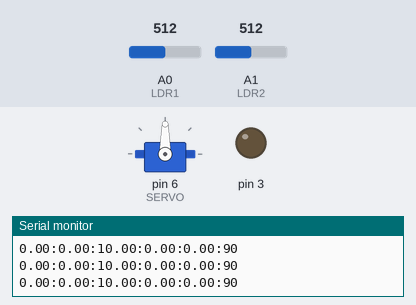
A sketch run on a simulated Arduino Uno, built with avr-gcc and run on an emulated ATmega328P. Parts: servo, output pins drawn as LEDs (lit = HIGH), the last lines printed to the serial monitor. Inputs (shaded band) come from the test bench; at power-on: A0 (LDR1) = 512, A1 (LDR2) = 512.

Above: at 1.7 s.
1.8 s: A0 (LDR1) set to 716
At 4.6 s:
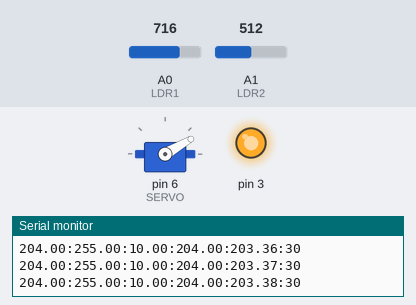
4.8 s: A1 (LDR2) set to 716
At 5.72 s:
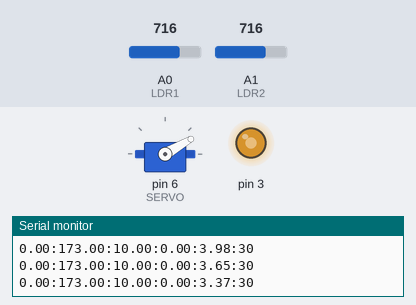
7.8 s: A1 (LDR2) set to 727
At 7.95 s:
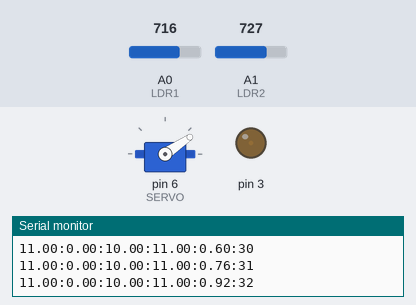
10.8 s: A0 (LDR1) set to 900
13.8 s: A1 (LDR2) set to 900
At 14.64 s:
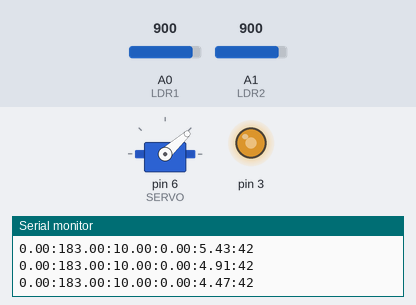
16.8 s: A1 (LDR2) set to 889
At 16.97 s:
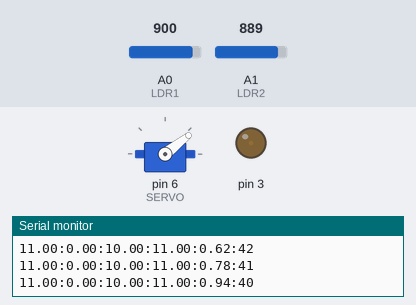
Timing chart, 0 to 20.8 s (numbered marks = the images above; inputs shaded):
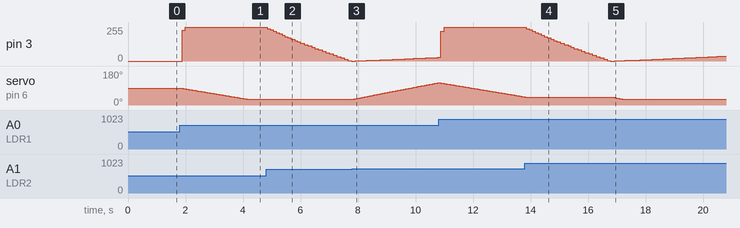

Measured:
- the behaviour switches between 726 and 727 on A1 (LDR2) (found by bisection; images 2 and 3)
- the behaviour switches between 890 and 889 on A1 (LDR2) (found by bisection; images 4 and 5)
- after the input at 1.8 s, pin 3: 0/255 → 232/255 after 0.08 s, → 255/255 0.12 s later; servo on pin 6 (SERVO): moves from 90° to 30° over 2.3 s, starting at once
- after the input at 4.8 s, pin 3: moves from 255/255 to 0/255 over 2.9 s, starting at once
- after the input at 7.8 s, pin 3: moves from 0/255 to 27/255 over 2.9 s, starting after 0.11 s; servo on pin 6 (SERVO): moves from 30° to 117° over 2.9 s, starting at once
- after the input at 13.8 s, pin 3: moves from 255/255 to 0/255 over 2.9 s, starting after 0.06 s; servo on pin 6 (SERVO): goes on until 13.8 s, then stays 42°
- after the input at 16.8 s, pin 3: moves from 0/255 to 36/255 over 3.8 s, starting after 0.12 s; servo on pin 6 (SERVO): moves from 42° to 30° over 0.37 s, starting after 0.06 s

The sketch:

maximum_power_tracking.ino
```cpp
#include <SimpleKalmanFilter.h>
#include <PID_v1.h>
#include <Servo.h>

#define SERVO 6
#define LDR1 A0
#define LDR2 A1

/////// Filter
SimpleKalmanFilter kf = SimpleKalmanFilter(2, 2, 0.01);
                                        //(e_mea,e_est,q)


Servo s;      // Servo Variable
int pos = 90; // Servo Initial Position


double Setpoint ; // will be the desired value
double Input;     // photo sensor
double Output ;   // LED
//PID parameters
double Kp=0.2, Ki=10, Kd=0;

int a,b; // calibration variables

// LDR Values
int difference;
int ldrValue1 = 0;
int ldrValue2 = 0;


//create PID instance
PID myPID(&Input, &Output, &Setpoint, Kp, Ki, Kd, REVERSE);

void sendData2Supervisory(float Input_); // this function sends the data to be plotted on Processing program
void updatePos(); // this function updates the position of the servo


void setup()
{

  s.attach(SERVO);  // attaches the servo on pin 9 to the servo object
  s.write(90);

  Serial.begin(9600);
  //Hardcode the brigdness value
  Setpoint = 10;
  //Turn the PID on
  myPID.SetMode(AUTOMATIC);
  //Adjust PID values
  myPID.SetTunings(Kp, Ki, Kd);

  delay(500);

  // Calibration

  ldrValue1 = analogRead(LDR1);
  ldrValue2 = analogRead(LDR2);

  if(ldrValue1 > ldrValue2)
  {
    a = ldrValue1 - ldrValue2;
  }

  if(ldrValue2 > ldrValue1)
  {
    b = ldrValue2 - ldrValue1;
  }
}

void loop()
{

  ldrValue1 = analogRead(LDR1) + b;
  ldrValue2 = analogRead(LDR2) + a;

  //Read the value from the light sensor. Analog input : 0 to 1024. We map is to a value from 0 to 255 as it's used for our PWM function.
  //Input = map(abs(ldrValue1 - ldrValue2) , 0, 1024, 0, 255);  // photo senor is set on analog pin 5
  Input = abs(ldrValue1 - ldrValue2);
  //Input = Input + random(-100,100)/100.0;
  float Input_ = kf.updateEstimate(Input);
  //PID calculation
  myPID.Compute();
  //Write the output as calculated by the PID function
  analogWrite(3,Output); //LED is set to digital 3 this is a pwm pin.


  sendData2Supervisory(Input_);
  updatePos();
}

void sendData2Supervisory(float Input_){
  //Send data by serial for plotting
  Serial.print(Input);
  Serial.print(":");
  Serial.print(Output);
  Serial.print(":");
  Serial.print(Setpoint);
  Serial.print(":");
  Serial.print(Input);
  Serial.print(":");
  Serial.print(Input_);
  Serial.print(":");
  Serial.println(pos);
}

void updatePos(){
  if(Input > Setpoint)
  {
    if(ldrValue1 > (ldrValue2))
    {
      if(pos > 30)
      {
        pos--;
        s.write(pos);
      }
   }

   if(ldrValue2 > (ldrValue1))
   {
      if(pos < 150)
      {
        pos++;
        s.write(pos);
      }
   }
  }
}
```
